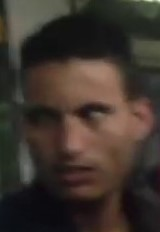
#> input picture metro_guy.jpg, 160 x 232 px, given in place of road.mp4, which was not available
$ jupyter execute 'Live Portrait with Blurring.ipynb'   (text cells are left out)
#> lines starting #> are read from the running program, lines starting #| are printed output that depends on the picture; after the words box and inside, x2 and y2 are one past the last pixel; in counts of white or black regions, pixels touching at a corner belong together; pictures that were not available may be replaced by others from this repository, and a replacement may not be noted
[cell 1]
import numpy as np
import cv2
from matplotlib import pyplot as plt

[cell 2]
cap = cv2.VideoCapture('road.mp4')

while(1):
    ret, frame = cap.read()
#> frame is the input picture: shape (232, 160, 3); mean B, G, R 44.6, 51.8, 61.6
    height = frame.shape[0]
#> height = 232
    width = frame.shape[1]
#> width = 160
    mask = np.zeros((height, width),np.uint8)
    rect1 = cv2.rectangle(mask, (int(width*0.25),0), (int(width*0.75),height), (255,255,255), -1)
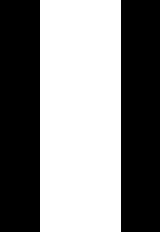
#> mask: shape (232, 160); 50.6% white; 2 black regions, box (x1, y1, x2, y2) and area: (0, 0, 40, 232) 9280, (121, 0, 160, 232) 9048
    #rect1 = cv2.cvtColor(rect1, cv2.COLOR_BGR2RGB)
    rect2 = cv2.bitwise_not(rect1)
    #rect2 = cv2.cvtColor(rect2, cv2.COLOR_BRG2RGB)
    blur = cv2.blur(frame, (31,31))
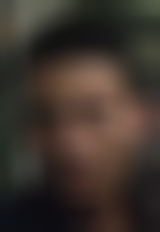
#> blur: shape (232, 160, 3); mean B, G, R 44.6, 51.8, 61.6
    mid = cv2.bitwise_and(frame, frame, mask=rect1)
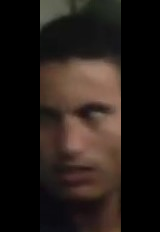
#> mid: shape (232, 160, 3); mean B, G, R 22.9, 27.1, 35.1
    edg = cv2.bitwise_and(blur, blur, mask=rect2)
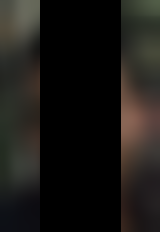
#> edg: shape (232, 160, 3); mean B, G, R 21.9, 24.9, 27
    fin = cv2.bitwise_or(mid, edg)
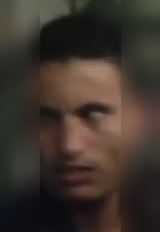
#> fin: shape (232, 160, 3); mean B, G, R 44.8, 52, 62
    cv2.imshow('frame', fin)
    if cv2.waitKey(10) & 0xFF == ord('q'):
#> (key q is pressed here)
        break

cap.release()
cv2.destroyAllWindows()
